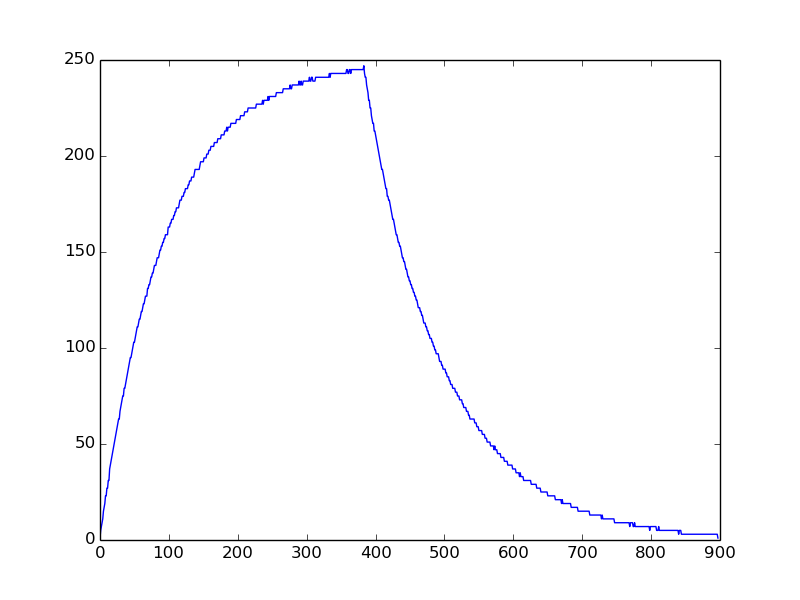

Here is the Python script that generated this plot:
import matplotlib.pyplot as plt
import numpy as np

data = np.loadtxt("data.txt", dtype= int)
plt.plot(data)
plt.savefig("early.png")
plt.show()